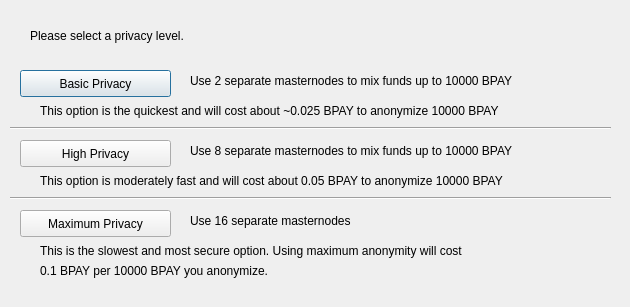
<?xml version="1.0" encoding="UTF-8"?>
<ui version="4.0">
 <class>ObfuscationConfig</class>
 <widget class="QDialog" name="ObfuscationConfig">
  <property name="geometry">
   <rect>
    <x>0</x>
    <y>0</y>
    <width>630</width>
    <height>307</height>
   </rect>
  </property>
  <property name="windowTitle">
   <string>Configure Obfuscation</string>
  </property>
  <widget class="QPushButton" name="buttonBasic">
   <property name="geometry">
    <rect>
     <x>20</x>
     <y>70</y>
     <width>151</width>
     <height>27</height>
    </rect>
   </property>
   <property name="text">
    <string>Basic Privacy</string>
   </property>
  </widget>
  <widget class="QPushButton" name="buttonHigh">
   <property name="geometry">
    <rect>
     <x>20</x>
     <y>140</y>
     <width>151</width>
     <height>27</height>
    </rect>
   </property>
   <property name="text">
    <string>High Privacy</string>
   </property>
  </widget>
  <widget class="QPushButton" name="buttonMax">
   <property name="geometry">
    <rect>
     <x>20</x>
     <y>210</y>
     <width>151</width>
     <height>27</height>
    </rect>
   </property>
   <property name="text">
    <string>Maximum Privacy</string>
   </property>
  </widget>
  <widget class="QLabel" name="label">
   <property name="geometry">
    <rect>
     <x>30</x>
     <y>20</y>
     <width>571</width>
     <height>31</height>
    </rect>
   </property>
   <property name="text">
    <string>Please select a privacy level.</string>
   </property>
  </widget>
  <widget class="QLabel" name="label_2">
   <property name="geometry">
    <rect>
     <x>190</x>
     <y>70</y>
     <width>421</width>
     <height>21</height>
    </rect>
   </property>
   <property name="text">
    <string>Use 2 separate masternodes to mix funds up to 10000 BPAY</string>
   </property>
  </widget>
  <widget class="QLabel" name="label_3">
   <property name="geometry">
    <rect>
     <x>190</x>
     <y>140</y>
     <width>411</width>
     <height>21</height>
    </rect>
   </property>
   <property name="text">
    <string>Use 8 separate masternodes to mix funds up to 10000 BPAY</string>
   </property>
  </widget>
  <widget class="QLabel" name="label_4">
   <property name="geometry">
    <rect>
     <x>190</x>
     <y>210</y>
     <width>421</width>
     <height>21</height>
    </rect>
   </property>
   <property name="text">
    <string>Use 16 separate masternodes</string>
   </property>
  </widget>
  <widget class="QLabel" name="label_6">
   <property name="geometry">
    <rect>
     <x>40</x>
     <y>100</y>
     <width>561</width>
     <height>21</height>
    </rect>
   </property>
   <property name="text">
    <string>This option is the quickest and will cost about ~0.025 BPAY to anonymize 10000 BPAY</string>
   </property>
  </widget>
  <widget class="QLabel" name="label_7">
   <property name="geometry">
    <rect>
     <x>40</x>
     <y>170</y>
     <width>561</width>
     <height>21</height>
    </rect>
   </property>
   <property name="text">
    <string>This option is moderately fast and will cost about 0.05 BPAY to anonymize 10000 BPAY</string>
   </property>
  </widget>
  <widget class="QLabel" name="label_8">
   <property name="geometry">
    <rect>
     <x>40</x>
     <y>240</y>
     <width>561</width>
     <height>21</height>
    </rect>
   </property>
   <property name="text">
    <string>This is the slowest and most secure option. Using maximum anonymity will cost</string>
   </property>
  </widget>
  <widget class="QLabel" name="label_9">
   <property name="geometry">
    <rect>
     <x>40</x>
     <y>260</y>
     <width>561</width>
     <height>21</height>
    </rect>
   </property>
   <property name="text">
    <string>0.1 BPAY per 10000 BPAY you anonymize.</string>
   </property>
  </widget>
  <widget class="Line" name="line">
   <property name="geometry">
    <rect>
     <x>10</x>
     <y>120</y>
     <width>601</width>
     <height>16</height>
    </rect>
   </property>
   <property name="orientation">
    <enum>Qt::Horizontal</enum>
   </property>
  </widget>
  <widget class="Line" name="line_2">
   <property name="geometry">
    <rect>
     <x>10</x>
     <y>190</y>
     <width>601</width>
     <height>16</height>
    </rect>
   </property>
   <property name="orientation">
    <enum>Qt::Horizontal</enum>
   </property>
  </widget>
 </widget>
 <resources/>
 <connections/>
</ui>
